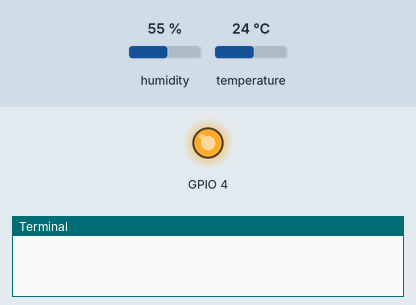
A program run on a simulated Raspberry Pi (BCM pin numbers). Shown: output pins drawn as LEDs (lit = HIGH), the last lines printed to the terminal. The inputs (shaded band) are chosen by the test bench; at power-on: humidity 55 %, temperature 24 °C. Library files of the repository ran but are not shown: dht11.py.

Above: at 0.01 s.
At 1.2 s:
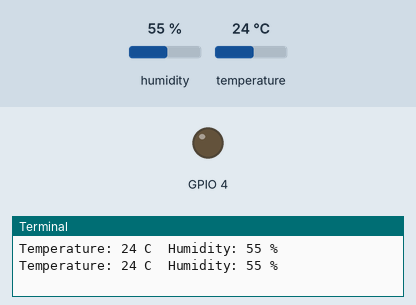
1.3 s: humidity set to 22 %
2.8 s: temperature set to 12 °C
4.3 s: humidity set to 40 %
Timing chart, 0 to 7.3 s (numbered marks = the images above; inputs shaded):
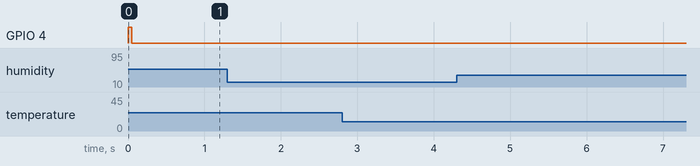

The program:

humi.py
```python
import wiringpi as pi
from dht11 import dht11
import time

HUMI_PIN = 4

pi.wiringPiSetupGpio()

sensor = dht11( HUMI_PIN )

while True:
    ( state, temp, humi ) = sensor.read_sensor()

    if ( state == 0 ):
        print( "Temperature:", temp, "C  Humidity:", humi , "%" )

    time.sleep(1)
```
